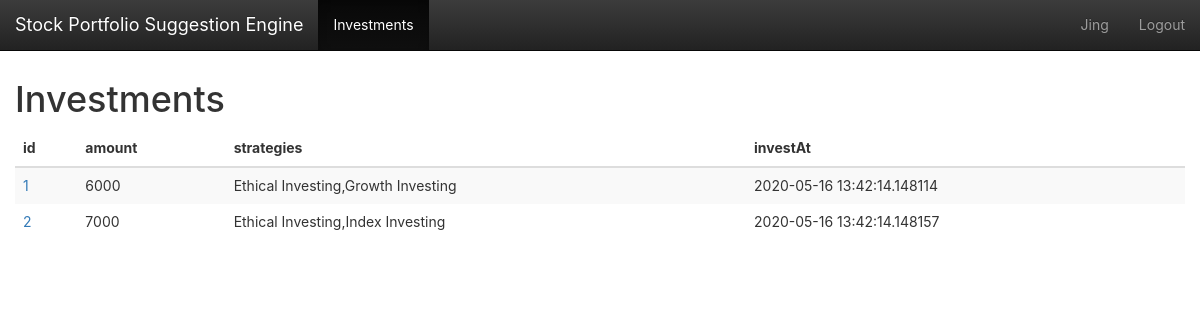
The app's page /investments/ (signed in) with its own data.
### app/models.py (models this page shows, shortened)
class User(UserMixin, db.Model):
    __tablename__ = 'users'
    id = db.Column(db.Integer, primary_key=True)
    email = db.Column(db.String(64), unique=True)
    name = db.Column(db.String(64))
    password_hash = db.deferred(db.Column(db.String(128)))
    major = db.Column(db.String(128))
    role_id = db.Column(db.Integer, db.ForeignKey('roles.id'))
    headline = db.Column(db.String(32), nullable=True)
    about_me = db.deferred(db.Column(db.Text, nullable=True))
    about_me_html = db.deferred(db.Column(db.Text, nullable=True))
    avatar = db.Column(db.String(128))
    member_since = db.Column(db.DateTime(), default=datetime.utcnow)
    @property
    def password(self):
        raise AttributeError('password is not readable attribute')
    investments = db.relationship('Investment',
                           backref=db.backref('user', lazy='joined'),
                           lazy='dynamic',
                           cascade='all, delete-orphan')
    def get_id(self):
        return self.id

class Investment(db.Model):
    __tablename__ = 'investments'
    id = db.Column(db.Integer, primary_key=True)
    investAt = db.Column(db.DateTime, default=datetime.now())
    user_id = db.Column(db.Integer, db.ForeignKey('users.id'))
    amount = db.Column(db.Integer)
    strategies = db.Column(db.String(128))

### app/main/investment/views.py (the view)
@investment.route('/')
def index():
    page = request.args.get('page', 1, type=int)
    current_user_id = int(current_user.get_id())
    print(current_user_id)
    the_investments = Investment.query.filter_by(user_id=current_user_id)
    pagination = the_investments.paginate(page, per_page=8)
    result_investments = pagination.items
    return render_template("investment.html", investments=result_investments, pagination=pagination,
                           title=u"Investments")

### app/main/__init__.py (called while the page is built)
@lm.user_loader
def load_user(id):
    return User.query.get(int(id))

### app/main/index/views.py (called while the page is built)
@main.app_context_processor
def inject_permissions():
    return dict(Permission=Permission)

### app/main/investment/templates/investment.html (shortened to what this page needs)
{% extends "base.html" %}
{% from "bootstrap/pagination.html" import render_pagination %}
{% import "bootstrap/wtf.html" as wtf %}
{% block mycontent %}
    <h1>{{ title }}</h1>
    <table class="table table-striped table-hover">
        <thead>
        <tr>
            <th>id</th>
            <th class="hidden-xs">amount</th>
            <th class="hidden-xs">strategies</th>
            <th class="hidden-xs">investAt</th>
        </tr>
        </thead>
        <tbody>
        {% for investment in investments %}
            <tr class="animated fadeIn delay-{{ loop.index0 }}">
                <td><a href="{{ url_for('investment.detail',investment_id=investment.id) }}">{{ investment.id }}</a></td>
                <td>{{ investment.amount }}</td>
                <td>{{ investment.strategies }}</td>
                <td>{{ investment.investAt }}</td>
            </tr>
        {% endfor %}
        </tbody>
    </table>
{%- endblock -%}

### app/templates/base.html (shortened to what this page needs)
{%- extends "bootstrap/base.html" -%}
{%- from 'bootstrap/utils.html' import flashed_messages,icon -%}
{%- block styles -%}
    <link href="{{ url_for('static',filename='css/bootstrap.min.css') }}" rel="stylesheet">
    <link href="{{ url_for('static',filename='css/bootstrap-theme.min.css') }}" rel="stylesheet">
    <link href="{{ url_for('static',filename='css/main.css') }}" rel="stylesheet">
{%- endblock -%}
{%- block body_attribs %} class="Site"{%- endblock -%}
{%- block navbar -%}
    <nav class="navbar  navbar-inverse navbar-fixed-top">
        <div class="container-fluid">
            <div class="navbar-header">
                <a class="navbar-brand" href="{{ url_for('main.index') }}">Stock Portfolio Suggestion Engine</a>
            </div>
            <div class="collapse navbar-collapse" id="bs-example-navbar-collapse-1">
                <ul class="nav navbar-nav">
                    {%- if current_user.is_authenticated -%}
                        <li {%- if request.path == url_for('investment.index') %} class="active"{%- endif -%} ><a
                            href="{{ url_for('investment.index') }}">Investments</a></li>
                    {%- endif -%}
                </ul>
                <ul class="nav navbar-nav navbar-right">
                    {%- if current_user.is_authenticated -%}
                        <li  >
                            <a href="{{ url_for('user.detail',user_id=current_user.id) }}">{{ current_user.name }}</a>
                        </li>
                        <li><a href="{{ url_for('auth.logout') }}">Logout</a></li>
                    {%- else -%}
                        <li><a href="{{ url_for('auth.login') }}">Login</a></li>
                    {%- endif -%}
                </ul>
            </div>
        </div>
    </nav>
{%- endblock -%}
{%- block content -%}
    <main class="container-fluid Site-content">
        {%- block mycontent -%}{%- endblock -%}
    </main>
{%- endblock -%}

### app/static/css/main.css (style rules this page uses)
html, body { height: 100%; width: 100%; margin: 0; padding: 0; }
.Site { display: -webkit-box; display: -moz-box; display: -ms-flexbox; display: -webkit-flex; display: flex; flex-direction: column; }
.Site-content { -webkit-box-flex: 1 0 auto; -moz-box-flex: 1 0 auto; -webkit-flex: 1 0 auto; -ms-flex: 1 0 auto; flex: 1 0 auto; width: 100%; margin-top: 60px; }
html, body, main { font-family: -apple-system, "Helvetica Neue", Helvetica, Arial, sans-serif; }
.animated { -webkit-animation-fill-mode: both; -moz-animation-fill-mode: both; -ms-animation-fill-mode: both; -o-animation-fill-mode: both; animation-fill-mode: both; -webkit-animation-duration: 1s; -moz-animation-duration: 1s; -ms-animation-duration: 1s; -o-animation-duration: 1s; animation-duration: 1s; }
.delay-0 { -webkit-animation-delay: .05s; -moz-animation-delay: .05s; -o-animation-delay: .05s; animation-delay: .05s; }
.delay-1 { -webkit-animation-delay: .10s; -moz-animation-delay: .10s; -o-animation-delay: .10s; animation-delay: .10s; }
.fadeIn { -webkit-animation-name: fadeIn; -moz-animation-name: fadeIn; -o-animation-name: fadeIn; animation-name: fadeIn; }
.table.table-striped { border: none; }
.table.table-striped td { border: none; }

### records on screen
User: name "Jing"
Investment: id "1", amount "6000", strategies "Ethical Investing,Growth Investing", investAt "2020-05-16 13:42:14.148114"
Investment: id "2", amount "7000", strategies "Ethical Investing,Index Investing", investAt "2020-05-16 13:42:14.148157"

### other values on screen
{{ title }} "Investments"
